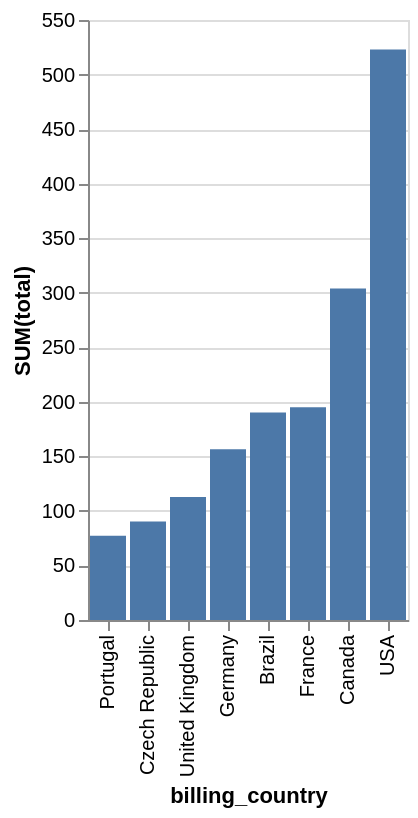

The Vega-Lite source for this figure:
### Vega-Lite specification from a JSON file in a GitHub repository (floating-point values rounded to 4 significant figures)
{"data": {"values": [{"x_data": "USA", "y_data": 523.1}, {"x_data": "Canada", "y_data": 304.0}, {"x_data": "France", "y_data": 195.1}, {"x_data": "Brazil", "y_data": 190.1}, {"x_data": "Germany", "y_data": 156.5}, {"x_data": "United Kingdom", "y_data": 112.9}, {"x_data": "Czech Republic", "y_data": 90.24}, {"x_data": "Portugal", "y_data": 77.24}]}, "mark": "bar", "encoding": {"x": {"field": "x_data", "type": "nominal", "title": "billing_country", "sort": {"op": "sum", "field": "y_data", "order": "ascending"}}, "y": {"field": "y_data", "type": "quantitative", "title": "SUM(total)"}}}
